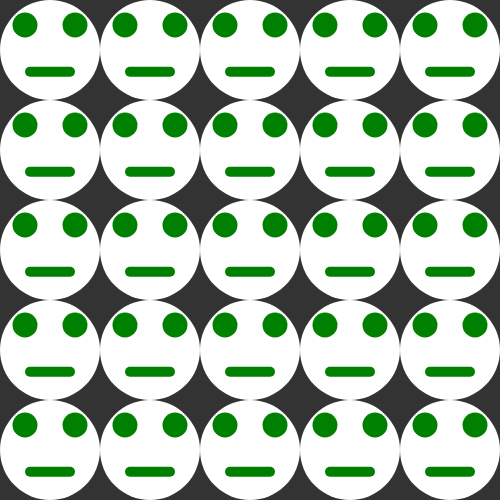
Frame 1 (no input)
Frame 60 (no input): identical to frame 1, image omitted
Frame 120 (the mouse pressed at the canvas centre since frame 60): identical to frame 1, image omitted

The p5.js sketch that drew this single still picture (run headless with seeded random() and noise() and a simulated clock; from frame 60 on, the mouse is pressed at the canvas centre):

// p5.js sketch
// ── sketch.js
/*
	nested loop example
	5/4/2020
*/

function setup () {
	createCanvas(500,500);
	noStroke();
}

function draw () {
	background(51);

	var w = 100; // width of 1 cell
	var h = w; // height of 1 cell

	for (let x = 0; x <= width; x += w){
		for (let y = 0; y <= height; y += h){

				fill("white")
				ellipse(x + w/2, y + h/2, w); //  face

				fill("green")
				ellipse(x + w/4, y + h/4, w/4); // left eye
				ellipse(x - w/4, y + h/4, w/4); // right eye

				rect(x + w/4, y + h/3 + h/3, w/2, h/10, 5); // mouth
			}
	}

	
}
// ── sketchN1.js
/*
	nested loop project
	5/4/2020
*/

function setup () {
	createCanvas(500,500);
	noStroke();
}

function draw () {
	background(51);

	var w = 50; // width of 1 cell
	var h = w; // height of 1 cell

	fill("white")
			

	for (let x = 0; x <= width; x += w){
		for (let y = 0; y <= height; y += h){

				fill("white")
				triangle(x+w/2, y, x, y+w/2,x+w/2,y+w/2)
				fill('gold')
				triangle(x,y,x,y+w,x+w,y+w)
				fill('lightblue')
				rect(x + w/5, y + h/3 + h/3, w/2, h/10, 5)
				fill('lightgreen')
				ellipse(x + w/1.5, y + h/4, w/4); 

			}
	}

	
}
